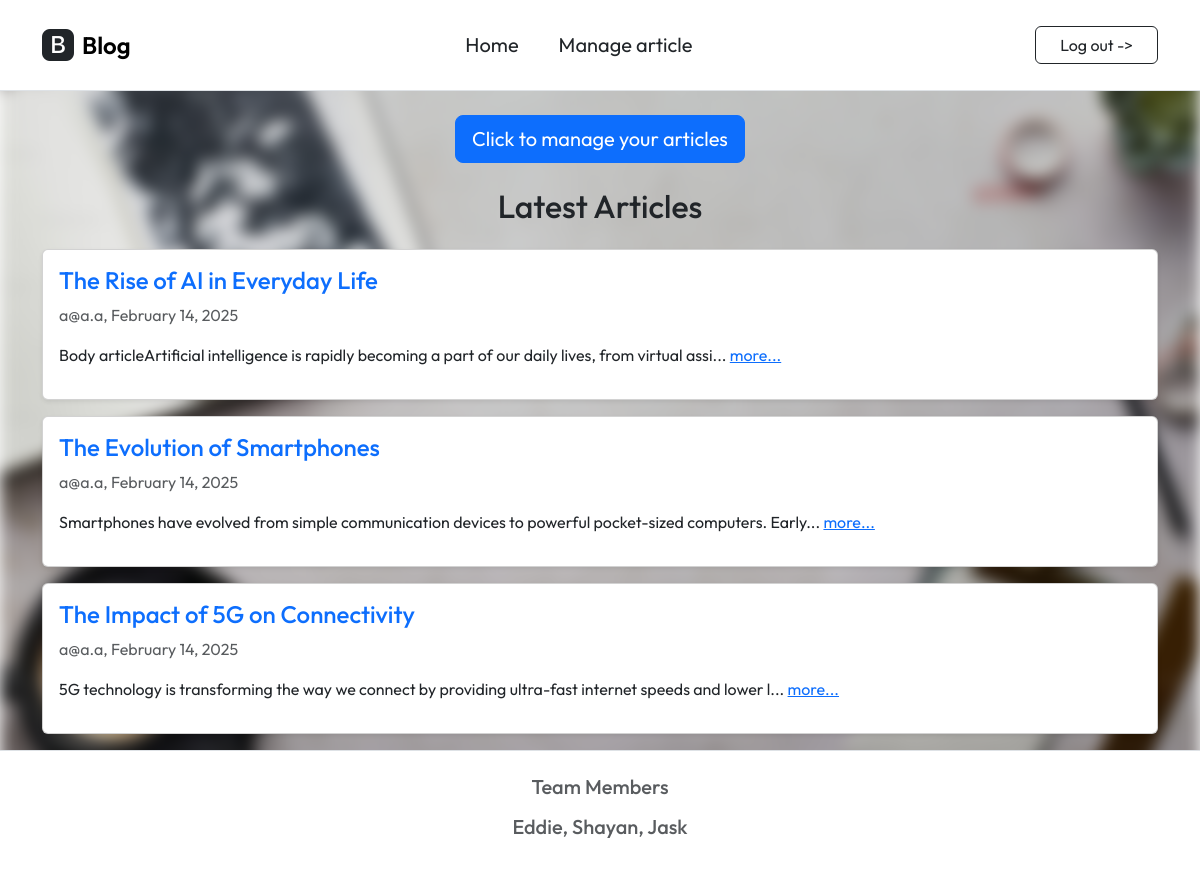
Page /home.php (signed in) on the committed database.
### tables this page shows
CREATE TABLE Articles (
    ArticleId INTEGER PRIMARY KEY AUTOINCREMENT,
    ArticleTitle VARCHAR(80),
    ArticleBody VARCHAR(500),

    CreateDate DATE,
    StartDate DATE,
    EndDate DATE,

    ContributerUsername VARCHAR(80)
);

### home.php (the view, shortened to what this page needs)
<?php
$db = new SQLite3('info.db');
$current_date = date('Y-m-d');
$query = "SELECT * FROM Articles WHERE StartDate <= '$current_date' AND EndDate >= '$current_date' ORDER BY CreateDate DESC";
$results = $db->query($query);
?>
<?php include('./inc/inc_header.php'); ?>
<div class="container mt-4">
    <div class="text-center">
        <a href="write.php" class="btn btn-primary btn-lg">Click to manage your articles</a>
    </div>
</div>
<div class="container mt-4">
    <h2 class="text-center mb-4">Latest Articles</h2>
    <?php while ($row = $results->fetchArray(SQLITE3_ASSOC)) { ?>
        <div class="card mb-3 p-3 shadow-sm">
            <h4 class="text-primary"><?= htmlspecialchars($row['ArticleTitle']) ?></h4>
            <p class="text-muted">
                <?= htmlspecialchars($row['ContributerUsername']) ?>, <?= date("F j, Y", strtotime($row['CreateDate'])) ?>
            </p>
            <p>
                <span id="preview_<?= $row['ArticleId'] ?>">
                    <?= htmlspecialchars(substr($row['ArticleBody'], 0, 100)) ?>...
                </span>
                <a href="javascript:void(0);" class="text-primary" onclick="toggleArticle(<?= $row['ArticleId'] ?>)">
                    <span id="toggle_<?= $row['ArticleId'] ?>">more...</span>
                </a>
            </p>
        </div>
    <?php } ?>
</div>
<?php include('./inc/inc_footer.php'); ?>

### inc/style.css (style rules this page uses)
body { margin: 0; font-family: Arial, sans-serif; color: white; }
.card { background-color: white !important; border: 1px solid #e0e0e0; border-radius: 12px; box-shadow: 0 4px 10px rgba(0, 0, 0, 0.1); }
h2 { color: #333; margin-bottom: 1rem; }
.btn-primary { background: #007BFF; color: white; border: none; border-radius: 6px; font-size: 1rem; cursor: pointer; transition: 0.3s ease; padding: 10px 15px; display: inline-block; text-align: center; text-decoration: none; }

### inc/inc_header.php (style rules this page uses)
body { font-family: "Outfit", serif; font-optical-sizing: auto; font-style: normal; }

### inc/inc_footer.php (style rules this page uses)
body { font-family: "Outfit", sans-serif; }

### rows in the picture
articles: ArticleTitle "The Rise of AI in Everyday Life", ContributerUsername "a@a.a", CreateDate "February 14, 2025", ArticleBody "Body articleArtificial intelligence is rapidly becoming a part of our daily lives, from virtual assi"
articles: ArticleTitle "The Evolution of Smartphones", ContributerUsername "a@a.a", CreateDate "February 14, 2025", ArticleBody "Smartphones have evolved from simple communication devices to powerful pocket-sized computers. Early"
articles: ArticleTitle "The Impact of 5G on Connectivity", ContributerUsername "a@a.a", CreateDate "February 14, 2025", ArticleBody "5G technology is transforming the way we connect by providing ultra-fast internet speeds and lower l"
